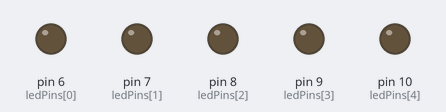
This sketch was run on a simulated Arduino Uno, built with avr-gcc and run on an emulated ATmega328P. On the bench: output pins drawn as LEDs (lit = HIGH).

Above: at 0.6 s.
At 5.0 s:
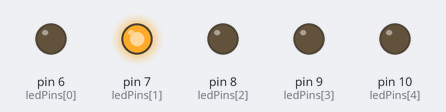
At 8.6 s:
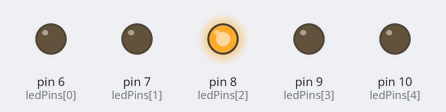
At 12.8 s:
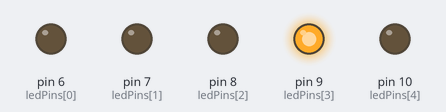
At 16.4 s:
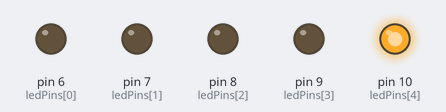
At 20.0 s:
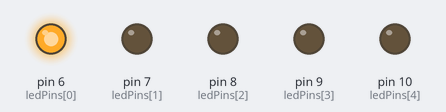
Timing chart, 0 to 23.2 s (numbered marks = the images above):
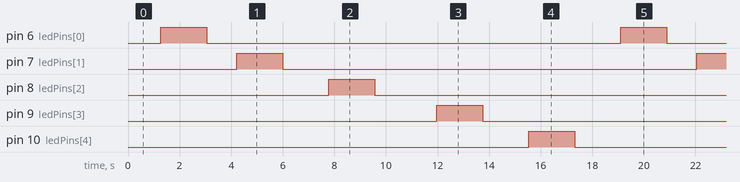

The sketch:

EXP4.ino
```cpp
// Define the pins for the 5 LEDs
const int ledPins[] = {6, 7, 8, 9, 10};
const int numLeds = 5;

void setup() {
  // Set all LED pins as outputs
  for (int i = 0; i < numLeds; i++) {
    pinMode(ledPins[i], OUTPUT);
  }
}

void loop() {
  // Fade in and out each LED one by one
  for (int i = 0; i < numLeds; i++) {
    fadeLedIn(ledPins[i]);
    delay(500); // Adjust the delay as needed
    fadeLedOut(ledPins[i]);
    delay(500); // Adjust the delay as needed
  }
}

void fadeLedIn(int pin) {
  // Fade in the LED
  for (int brightness = 0; brightness <= 255; brightness++) {
    analogWrite(pin, brightness);
    delay(5); // Adjust the delay for smooth fading
  }
}

void fadeLedOut(int pin) {
  // Fade out the LED
  for (int brightness = 255; brightness >= 0; brightness--) {
    analogWrite(pin, brightness);
    delay(5); // Adjust the delay for smooth fading
  }
  // Turn off the LED after fading out
  digitalWrite(pin, LOW);
}
```

Measured:
- by itself, pin 6 (ledPins[0]), pin 7 (ledPins[1]), pin 8 (ledPins[2]), pin 9 (ledPins[3]), pin 10 (ledPins[4]): alternates HIGH for 1.8 s and LOW for 16.0 s
